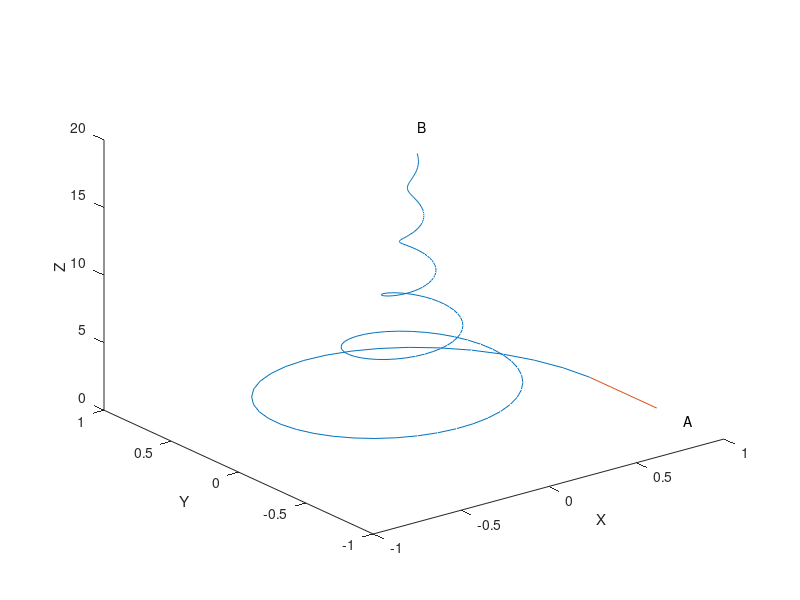

This figure's MATLAB source:
% L2_17 : Figure 2.12 
% Illustrates 2D plot.
% Copyright S. Nakamura, 1995
set(gcf, 'NumberTitle','off','Name', 'Figure 2.12; List 2.17')

clear,clf
t=0:0.1:20;
r= exp(-0.2*t);
th=pi*t*0.5;
z=t;
x=r.*cos(th);
y=r.*sin(th);
plot3(x,y,z)
hold on
plot3([1,1], [-0.5,0], [0,0])
text( 1,-0.7,0, 'A')
n=length(x);
text( x(n),y(n),z(n)+2,'B')
xlabel('X'); ylabel('Y'); zlabel('Z');
